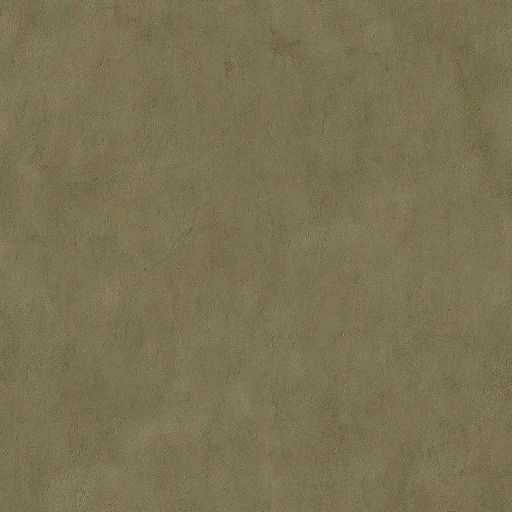
#> input picture variant3d/assets/terrain/blocks/desert11.png, 1024 x 1024 px, given in place of desert1.png, which was not available (shown at 1/2 size)
$ python t6_desert_variant.py
#> lines starting #> are read from the running program, lines starting #| are printed output that depends on the picture
#> (reads app/tools/piece_specs/desert_variant.json from the repository)
#!/usr/bin/env python3
"""T6-T15 — single-piece headless mini-baker for ``desert_variant``.

Scope: ONE piece. No Godot, no whole-map work, no donor file copied into the
repo. The donor ``desert*.dds`` are only READ by a separate probe when the C7
source-faithfulness hash is recomputed; this module reads the already converted
port PNGs under ``app/assets/terrain/blocks`` and the piece JSON spec.

The shared renderer ``app/tools/terrain_piece_render.py`` is imported READ-ONLY
for its proven ``mirror_tileable`` / ``wrap_crop`` / ``adjust_bcs`` primitives
and the standard labelled compare sheet. Nothing in it is modified.

V3 RECIPE (rebuilt after coordinator visual review: the v2 40x40 binary grid
produced identical rectangular stamps on a visible lattice):

  1. base     : ``desert6`` mirror tile, contrast 1.12, brightness 1.00 (A4)
  2. grade    : zero-mean low-frequency tonal field selecting among ALL TWELVE
                donor desert palette means (light+mid family), applied as a
                per-pixel RGB delta so grain scale is preserved
  3. patches  : irregular seeded multi-octave noise + thin winding cracks;
                ``desert2`` texture through that organic mask, its colour
                modulated by the four dark-family donor palette means
  4. glaze    : warm dry grade tint [1.04, 1.00, 0.97], strength 0.45,
                white_floor 256 (no pixel forced white)
  5. accent   : ``rock_sea1`` dry rock at (0.6, 0.5), foot anchor, softened
                alpha edge + a soft warm contact shadow

Only TWO block composites are used (base + patch texture); the palette bank is
a colour grade, not extra layers, so C8's budget is unchanged.

ADAPTATIONS (all recorded in docs/t6/reports/T6-T15.md):
  A1 sprite ``rock_landstone1`` -> ``rock_sea1`` (mossy landstone1 is green).
  A2 sprite scale 1.0 -> auto-fit (<=3% visible ink, C6).
  A3 accent composited last so it sits on the ground.
  A4 block brightness 1.09 -> 1.00 (restores the donor base anchor).
  A5 (v3) 40x40 binary coverage grid -> seeded irregular noise/crack field.
  A6 (v3) all 12 donor palette means drive grade + patch modulation.
  A7 (v3) accent alpha softened and given a contact shadow.
  A8 (v4) patch opacity 0.85 -> 0.80 so rendered cracked grain lands in the
          donor 8-9 hi-freq band (measured 200², donor desert2 = 8.42) while
          dark coverage stays <=25%. C5 measurement corrected to the donor
          200² convention; the v3 report's 7.12 was measured at 512² by error.

Determinism: fixed seed from the spec, fixed resampling, no clock. Re-running
overwrites the same PNGs with byte-identical output.

Usage::

    python app/tools/pieces/t6_desert_variant.py
    python app/tools/pieces/t6_desert_variant.py --out-dir <temp> --metrics-out <temp>/m.json
"""
from __future__ import annotations

import argparse
import colorsys
import hashlib
import json
import math
import os
import random
import sys
from pathlib import Path
from typing import Any

import numpy as np
from PIL import Image, ImageChops, ImageDraw, ImageFilter

HERE = Path(__file__).resolve().parent          # app/tools/pieces
TOOLS = HERE.parent                            # app/tools
APP = TOOLS.parent                             # app
ROOT = APP.parent
if str(TOOLS) not in sys.path:
    sys.path.insert(0, str(TOOLS))
import terrain_piece_render as shared          # READ-ONLY import

SPEC_PATH = TOOLS / "piece_specs" / "desert_variant.json"
BLOCKS = APP / "assets" / "terrain" / "blocks"
SPRITES_HI = APP / "assets" / "models" / "sprites_hi"
DEFAULT_OUT = APP / "shots" / "pieces"
DEFAULT_REF_ROOT = Path.home() / "Downloads" / "c3"

PIECE = "t6_desert_variant"
RESAMPLE = Image.Resampling.BILINEAR
SMOOTH = Image.Resampling.BICUBIC
INK_ALPHA = 16
SOURCE_INK_FRACTION = 0.3374           # measured rock_sea1 alpha>16 fraction
TARGET_INK_FRACTION = 0.0195           # accent-only target; shadow+soft edge add ~0.7%
BRIGHTNESS_OVERRIDE = 1.00             # A4: restore the donor desert6 anchor
PATCH_OPACITY_OVERRIDE = 0.80          # A8: rendered cracked grain -> donor 8-9 band
LIGHT_FAMILY = (1, 6, 7, 8, 11, 12)    # donor light-sand blocks
MID_FAMILY = (9, 10)                   # donor mid olive-tan blocks
DARK_FAMILY = (2, 3, 4, 5)             # donor dark cracked/scree blocks
GRADE_PALETTE = LIGHT_FAMILY + MID_FAMILY
PATCH_PALETTE = DARK_FAMILY


# ---------------------------------------------------------------------------
# small self-contained primitives
# ---------------------------------------------------------------------------
def _clamp255(v: float) -> int:
    return max(0, min(255, int(round(v))))


def _palette_bank() -> dict[int, np.ndarray]:
    """Mean RGB of all 12 converted port blocks (200², same convention as the doc).

    Read-only on repo assets; no donor binary is opened here.
    """
    bank: dict[int, np.ndarray] = {}
    for i in range(1, 13):
        with Image.open(BLOCKS / f"desert{i}.png") as im:
#> im is the input picture: PIL image 1024x1024 RGB; mean R, G, B 122.9, 114.1, 82.5
            small = im.convert("RGB").resize((200, 200), RESAMPLE)
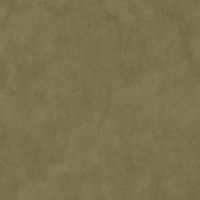
#> small: PIL image 200x200 RGB; mean R, G, B 122.9, 114.1, 82.5
            bank[i] = np.asarray(small, dtype=np.float64).mean(axis=(0, 1))
#> pass 2 of the loop in _palette_bank, `for i in range(1, 13):`:
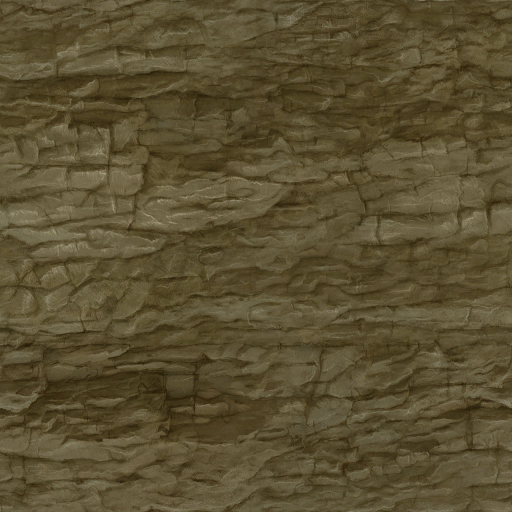
#> input picture variant3d/assets/terrain/blocks/desert3.png, 1024 x 1024 px, given in place of desert2.png, which was not available (shown at 1/2 size)
#> in _palette_bank, im is the input picture: PIL image 1024x1024 RGB; mean R, G, B 90.6, 79.6, 49.2
#> in _palette_bank, `small = im.convert("RGB").resize((200, 200), RESAMPLE)`:
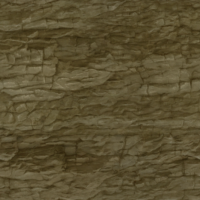
#> small: PIL image 200x200 RGB; mean R, G, B 90.6, 79.6, 49.2
    return bank


# [112 lines left out: functions _noise_field, _organic_field, _palette_field, _apply_delta, _organic_patch_mask, _dry_glaze and 1 more, not called in this run]


# ---------------------------------------------------------------------------
# the bake
# ---------------------------------------------------------------------------
def load_spec() -> tuple[dict[str, Any], dict[str, Any]]:
    spec = json.loads(SPEC_PATH.read_text(encoding="utf-8"))
    layers = {layer["type"]: layer for layer in spec["layers"]}
    return spec, layers


def sprite_scale() -> float:
    return round(math.sqrt(TARGET_INK_FRACTION / SOURCE_INK_FRACTION), 4)


def bake(spec: dict[str, Any] | None = None, *, with_patches: bool = True,
         with_glaze: bool = True, with_sprite: bool = True) -> tuple[Image.Image, dict[str, Any]]:
    if spec is None:
        spec, _ = load_spec()
    layers = {layer["type"]: layer for layer in spec["layers"]}
    w, h = (int(v) for v in spec["size_px"])
    seed = int(spec["seed"])
    block = layers["block"]
    patches = layers.get("patches") or {}
    glaze = layers.get("glaze") or {}
    sprite = layers.get("sprite") or {}
    bank = _palette_bank()

    canvas = Image.new("RGBA", (w, h), tuple(spec["background"]) + (255,))
    detail: dict[str, Any] = {"size_px": [w, h], "seed": seed,
                              "palette_bank_families": {
                                  "light": list(LIGHT_FAMILY), "mid": list(MID_FAMILY),
                                  "dark": list(DARK_FAMILY)}}

    # 1. base desert6 -------------------------------------------------------
    base_path = BLOCKS / (block["name"] + ".png")
    base_tile = shared.mirror_tileable(Image.open(base_path), shared.TILE_SIZE, RESAMPLE)
    spec_brightness = float(block.get("brightness", 1.0))
    base_tile = shared.adjust_bcs(base_tile, BRIGHTNESS_OVERRIDE,
                                  float(block.get("contrast", 1.12)))
    rng = random.Random(seed)
    base = shared.wrap_crop(base_tile, rng.randrange(512), rng.randrange(512), w, h)
    canvas.alpha_composite(base.convert("RGBA"))
    detail["base"] = {"name": block["name"], "spec_brightness": spec_brightness,
                      "brightness": BRIGHTNESS_OVERRIDE,
                      "adaptation": "A4" if spec_brightness != BRIGHTNESS_OVERRIDE else None,
                      "contrast": block.get("contrast", 1.12)}

    # 2. all-12-palette zero-mean tonal grade ------------------------------
    grade_field = _noise_field(w, h, 118, seed + 101)
    grade_delta = _palette_field(bank, GRADE_PALETTE, grade_field)
    canvas = _apply_delta(canvas, grade_delta)
    detail["grade"] = {"families_used": GRADE_PALETTE, "cell_px": 118,
                       "delta_mean_rgb": [0.0, 0.0, 0.0],
                       "delta_p1_rgb": [round(float(np.percentile(grade_delta[:, :, c], 1)), 2)
                                        for c in range(3)],
                       "delta_p99_rgb": [round(float(np.percentile(grade_delta[:, :, c], 99)), 2)
                                         for c in range(3)]}

    # 3. organic dark patches (desert2 texture + 4 dark-family palettes) ---
    if with_patches and patches:
        mask, core_fraction = _organic_patch_mask(w, h, int(patches.get("seed", seed)))
        patch_path = BLOCKS / (patches["name"] + ".png")
        patch_tile = shared.mirror_tileable(Image.open(patch_path), shared.TILE_SIZE, RESAMPLE)
        prng = random.Random(seed + int(patches.get("seed", 0)) + 7)
        patch_img = shared.wrap_crop(patch_tile, prng.randrange(512),
                                     prng.randrange(512), w, h).convert("RGBA")
        dark_field = _noise_field(w, h, 83, seed + 211)
        dark_delta = _palette_field(bank, PATCH_PALETTE, dark_field)
        patch_img = _apply_delta(patch_img, dark_delta)
        spec_opacity = float(patches.get("opacity", 1.0))
        op = PATCH_OPACITY_OVERRIDE
        alpha = mask if op >= 1.0 else mask.point([_clamp255(i * op) for i in range(256)])
        patch_img.putalpha(alpha)
        canvas.alpha_composite(patch_img)
        detail["patches"] = {
            "name": patches["name"], "spec_opacity": spec_opacity,
            "used_opacity": op,
            "adaptation": "A8" if spec_opacity != op else None,
            "core_fraction": round(core_fraction, 4),
            "families_modulation": list(PATCH_PALETTE),
            "geometry": "seeded 3-octave value noise (96/44/19 px) + ridge cracks; no grid",
        }

    # 4. warm dry glaze -----------------------------------------------------
    if with_glaze and glaze:
        canvas = _dry_glaze(canvas, list(glaze["tint"]),
                            float(glaze["strength"]), int(glaze["white_floor"]))
        detail["glaze"] = {"tint": glaze["tint"], "strength": glaze["strength"],
                           "white_floor": glaze["white_floor"]}

    # 5. dry rock accent + soft contact shadow -----------------------------
    if with_sprite and sprite:
        accent_path = SPRITES_HI / (sprite["name"] + ".png")
        if not accent_path.is_file():
            accent_path = APP / "assets" / "models" / "sprites" / (sprite["name"] + ".png")
        accent = Image.open(accent_path).convert("RGBA")
        scale = sprite_scale()
        size = (max(1, int(round(accent.width * scale))),
                max(1, int(round(accent.height * scale))))
        accent = accent.resize(size, SMOOTH)
        # A7: soften the hard alpha edge without changing the dry RGB.
        alpha = accent.getchannel("A").filter(ImageFilter.GaussianBlur(0.6))
        accent.putalpha(alpha)
        px, py = float(sprite["pos"][0]) * w, float(sprite["pos"][1]) * h
        bbox = accent.getchannel("A").getbbox()
        if sprite.get("anchor", "foot") == "foot" and bbox:
            cx, fy = (bbox[0] + bbox[2]) / 2.0, bbox[3]
        else:
            cx, fy = accent.width / 2.0, accent.height / 2.0
        x, y = int(round(px - cx)), int(round(py - fy))
        # Contact shadow sits UNDER the rock: wide soft warm ellipse at the foot.
        shadow = Image.new("L", (w, h), 0)
        sd = ImageDraw.Draw(shadow)
        sd.ellipse((px - 46, py - 9, px + 46, py + 9), fill=96)
        shadow = shadow.filter(ImageFilter.GaussianBlur(5))
        shade = Image.new("RGBA", (w, h), (58, 50, 33, 0))
        shade.putalpha(shadow)
        canvas.alpha_composite(shade)
        shared.paste_rgba(canvas, accent, x, y)
        detail["sprite"] = {"name": sprite["name"], "source": str(accent_path),
                            "spec_scale": sprite.get("scale", 1.0),
                            "used_scale": scale, "pos": sprite["pos"],
                            "foot_px": [x, y], "size_px": list(size),
                            "ink_frac_expected": round(SOURCE_INK_FRACTION * scale ** 2, 4),
                            "alpha_blur_px": 0.6,
                            "contact_shadow_ellipse_px": [92, 18], "shadow_blur_px": 5}
        detail["sprite_grade"] = _sprite_dry_grade(accent_path)

    return canvas.convert("RGB"), detail


# ---------------------------------------------------------------------------
# measurement
# ---------------------------------------------------------------------------
# [98 lines left out: functions measure, patch_interior_hifreq, subbox_luma, verify_source, reference_crop, not called in this run]


# Real donor ground truth, read-only. Cossacks 3 has no desert-biome screenshot
# in the reference folder, so the four measured desert tiles are shown directly
# as a labelled contact sheet instead of a stretched 33 px building strip.
DONOR_TRUTH_TILES = ("desert6", "desert2", "desert3", "desert4")
DONOR_TRUTH_CROP = (256, 256, 768, 768)   # 512² centre crop of each 1024² DDS


# [51 lines left out: functions donor_ground_truth, build_donor_comparison, not called in this run]


# ---------------------------------------------------------------------------
# driver
# ---------------------------------------------------------------------------
def main() -> int:
    ap = argparse.ArgumentParser(description=__doc__)
    ap.add_argument("--out-dir", type=Path, default=DEFAULT_OUT)
    ap.add_argument("--metrics-out", type=Path, default=None)
    ap.add_argument("--no-compare", action="store_true")
    ap.add_argument("--ref-dir", type=Path,
                    default=Path(os.environ.get("C3_REFERENCE_DIR", str(DEFAULT_REF_ROOT))))
    ap.add_argument("--donor-dir", type=Path,
                    default=Path(os.environ.get("C3_DONOR_DIR",
                                               r"C:\Games\Cossacks 3\data\terrain\tiles\textures")))
    args = ap.parse_args()

    spec, _ = load_spec()
    w, h = (int(v) for v in spec["size_px"])
    render, detail = bake(spec)
    args.out_dir.mkdir(parents=True, exist_ok=True)
    out_png = args.out_dir / (PIECE + ".png")
    render.save(out_png, format="PNG", optimize=True)

    metrics: dict[str, Any] = {
        "piece": PIECE, "generator": "t6_desert_variant.py",
        "spec": str(SPEC_PATH),
        "sha256": hashlib.sha256(out_png.read_bytes()).hexdigest(),
        "detail": detail, "final": measure(render),
        "base_only": measure(bake(spec, with_patches=False, with_glaze=False,
                                  with_sprite=False)[0]),
        "base_plus_patches": measure(bake(spec, with_patches=True, with_glaze=False,
                                          with_sprite=False)[0]),
    }
    no_sprite, _ = bake(spec, with_sprite=False)
    diff = ImageChops.difference(render, no_sprite).convert("L")
    metrics["sprite_ink_pct_of_frame"] = round(float((np.asarray(diff) > 3).mean()) * 100.0, 2)
    x, y = detail["sprite"]["foot_px"]
    sw, sh = detail["sprite"]["size_px"]
    metrics["subbox_all"] = subbox_luma(render)
    metrics["subbox_ground_only"] = subbox_luma(render, (x, y, sw, sh))
    metrics["c5_patch"] = patch_interior_hifreq(render, spec)

    compare_png = None
    if not args.no_compare:
        donor_dir = args.donor_dir.expanduser().resolve()
        panel = donor_ground_truth(donor_dir, w)
        sheet = build_donor_comparison(
            PIECE, render, panel, int(spec["seed"]),
            [{"type": t} for t in ("block", "patches", "glaze", "sprite")])
        compare_png = args.out_dir / (PIECE + "_compare.png")
        sheet.save(compare_png, format="PNG", optimize=True)
        metrics["compare_sha256"] = hashlib.sha256(compare_png.read_bytes()).hexdigest()
        metrics["reference"] = {
            "mode": "donor_tile_ground_truth",
            "note": "replaces the degenerate 33 px MADV strip stretched ~10x",
            "tiles": list(DONOR_TRUTH_TILES), "crop_xyxy": list(DONOR_TRUTH_CROP),
            "root": str(donor_dir), "private_use_read_only": True,
        }

    if args.metrics_out:
        args.metrics_out.parent.mkdir(parents=True, exist_ok=True)
        args.metrics_out.write_text(json.dumps(metrics, indent=2), encoding="utf-8")
    print(json.dumps(metrics, indent=2))
    return 0


if __name__ == "__main__":
#> (the run stopped early here; a loop or call above may not have finished)
